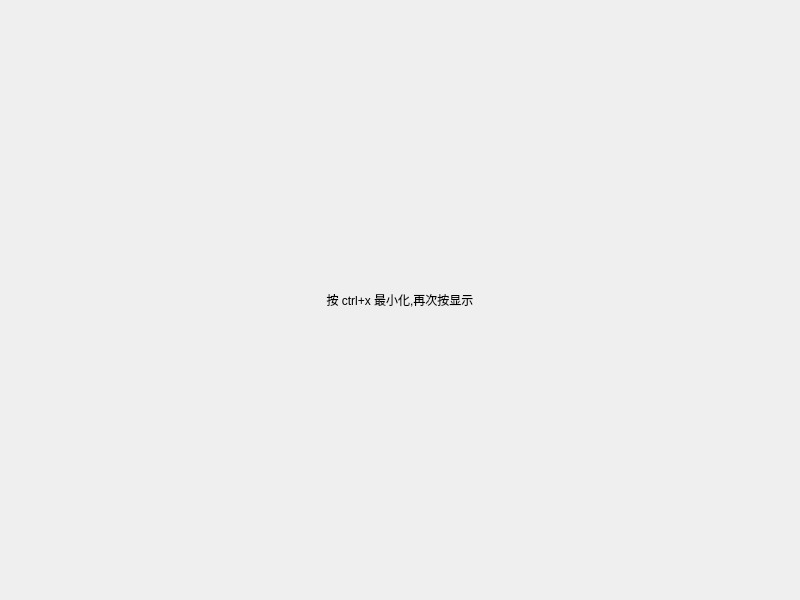
<?xml version="1.0" encoding="UTF-8"?>
<ui version="4.0">
 <class>frmHotKey</class>
 <widget class="QWidget" name="frmHotKey">
  <property name="geometry">
   <rect>
    <x>0</x>
    <y>0</y>
    <width>800</width>
    <height>600</height>
   </rect>
  </property>
  <property name="windowTitle">
   <string>全局热键示例</string>
  </property>
  <layout class="QVBoxLayout" name="verticalLayout">
   <item>
    <widget class="QLabel" name="label">
     <property name="text">
      <string>按 ctrl+x 最小化,再次按显示</string>
     </property>
     <property name="alignment">
      <set>Qt::AlignCenter</set>
     </property>
    </widget>
   </item>
  </layout>
 </widget>
 <resources/>
 <connections/>
</ui>
